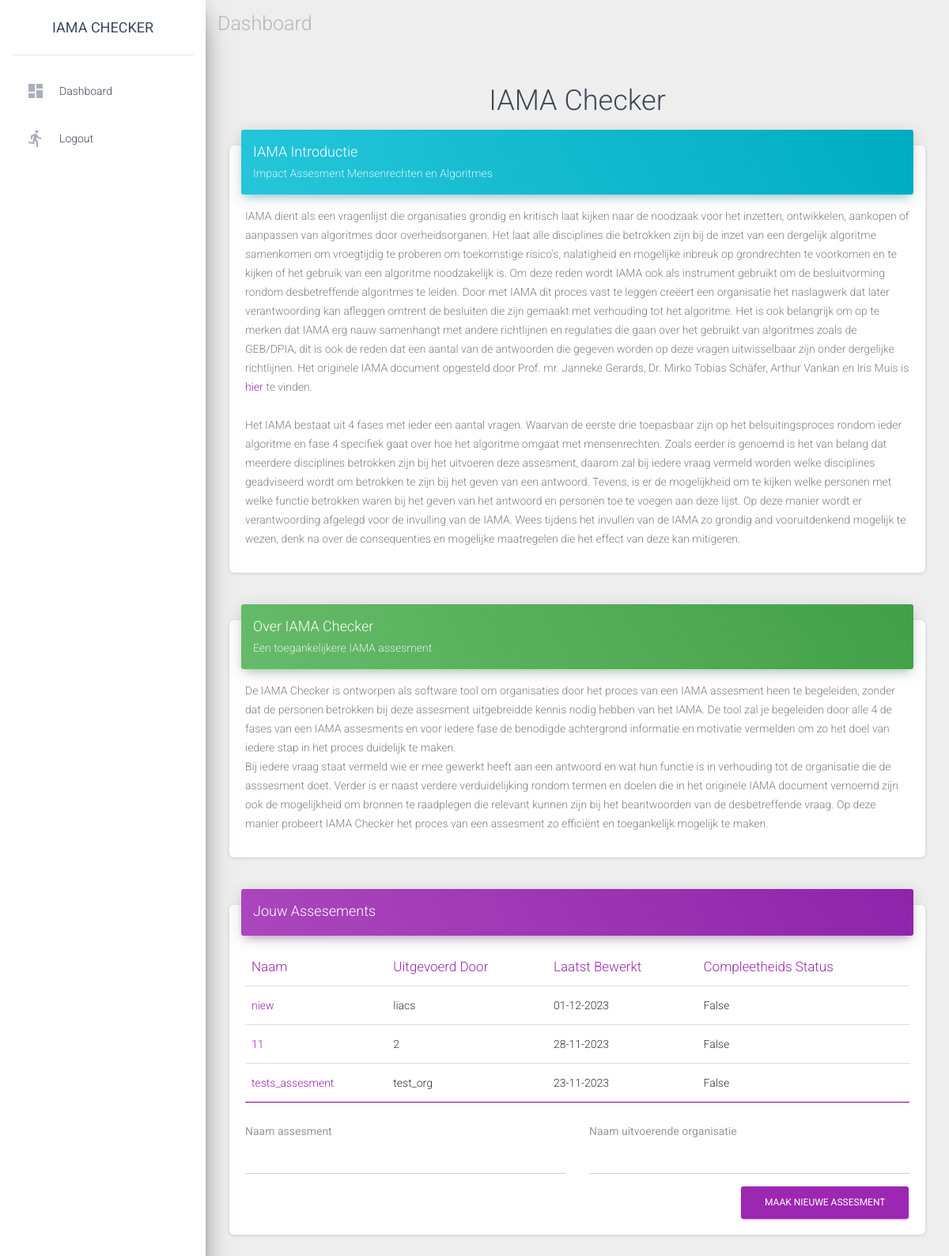
The page / (signed in) on the database as committed earlier.
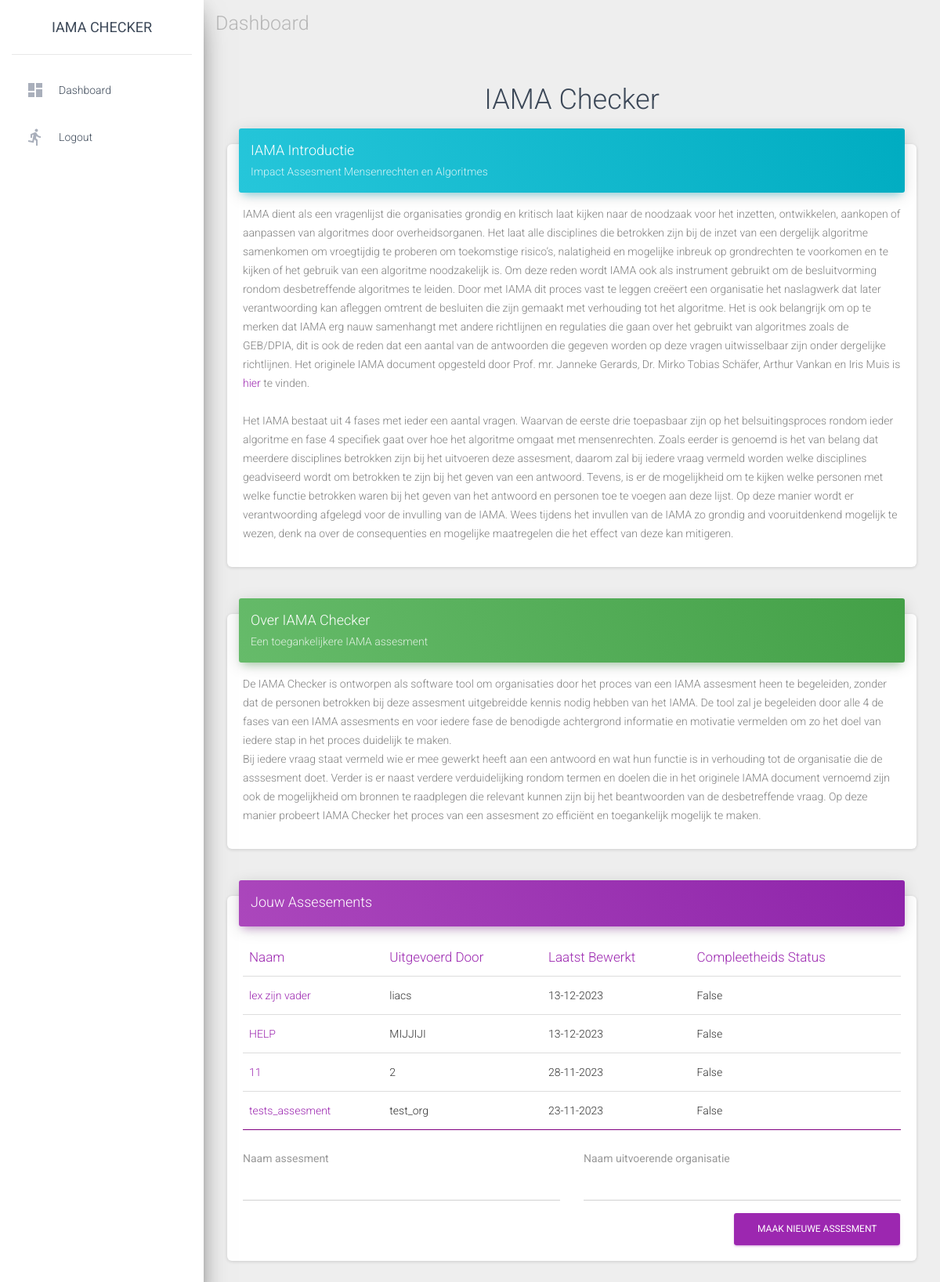
The same page on the database as committed later.
### base/models.py (models this page shows)
class Assesment(models.Model):
    name = models.CharField(max_length=40)# Name of the assesment
    organisation = models.CharField(max_length=50)# Name of the organisation performing the assesment
    complete_status = models.BooleanField(default=False)# Complete when all questions have been answered
    date_last_saved = models.DateField(auto_now=True)# Automatically saves new value when this object is saved
    user = models.ForeignKey(User, on_delete=models.CASCADE, default=user_pk_sentinel)

### base/views.py (the view)
# urls.py: path("", views.home, name="home")
@login_required
def home(request):
    assesments_list = Assesment.objects.filter(user__pk=request.user.pk).order_by("-date_last_saved")
    return render(request, "base/home.html", {"assesments_list": assesments_list})

### base/templates/base/home.html (shortened to what this page needs)
{% extends "base/base.html" %}
{% block navigation %}
Dashboard
{% endblock %}
{% block content %}
{% if user.is_authenticated %}
    <div class="row">
        <h2 class="iama">IAMA Checker</h2>
    </div>
    <div class="row">
        <div class="col-md-12">
            <div class="card">
                <div class="card-header card-header-info">
                    <h4 class="card-title">IAMA Introductie</h4>
                    <p class="card-category">Impact Assesment Mensenrechten en Algoritmes</p>
                </div>
                <div class="card-body">
                    <p style="color: grey">
                        IAMA dient als een vragenlijst die organisaties grondig en kritisch laat kijken naar de noodzaak voor het inzetten, ontwikkelen, aankopen of aanpassen van algoritmes door overheidsorganen.
                         Het laat alle disciplines die betrokken zijn bij de inzet van een dergelijk algoritme samenkomen om vroegtijdig te proberen om toekomstige risico’s, nalatigheid en mogelijke inbreuk op grondrechten te voorkomen en te kijken of het gebruik van een algoritme noodzakelijk is.
                         Om deze reden wordt IAMA ook als instrument gebruikt om de besluitvorming rondom desbetreffende algoritmes te leiden. Door met IAMA dit proces vast te leggen creëert een organisatie het naslagwerk dat later verantwoording kan afleggen omtrent de besluiten die zijn gemaakt met verhouding tot het algoritme.
                         Het is ook belangrijk om op te merken dat IAMA erg nauw samenhangt met andere richtlijnen en regulaties die gaan over het gebruikt van algoritmes zoals de GEB/DPIA, dit is ook de reden dat een aantal van de antwoorden die gegeven worden op deze vragen uitwisselbaar zijn onder dergelijke richtlijnen.
                         Het originele IAMA document opgesteld door Prof. mr. Janneke Gerards, Dr. Mirko Tobias Schäfer, Arthur Vankan en Iris Muis is <a href="https://www.rijksoverheid.nl/documenten/rapporten/2021/02/25/impact-assessment-mensenrechten-en-algoritmes">hier</a> te vinden.
                    <br>
                    <br>
                        Het IAMA bestaat uit 4 fases met ieder een aantal vragen.
                         Waarvan de eerste drie toepasbaar zijn op het belsuitingsproces rondom ieder algoritme en fase 4 specifiek gaat over hoe het algoritme omgaat met mensenrechten.
                         Zoals eerder is genoemd is het van belang dat meerdere disciplines betrokken zijn bij het uitvoeren deze assesment, daarom zal bij iedere vraag vermeld worden welke disciplines geadviseerd wordt om betrokken te zijn bij het geven van een antwoord.
                         Tevens, is er de mogelijkheid om te kijken welke personen met welke functie betrokken waren bij het geven van het antwoord en personen toe te voegen aan deze lijst.
                         Op deze manier wordt er verantwoording afgelegd voor de invulling van de IAMA.
                         Wees tijdens het invullen van de IAMA zo grondig and vooruitdenkend mogelijk te wezen, denk na over de consequenties en mogelijke maatregelen die het effect van deze kan mitigeren.
                    </p>
                </div>
            </div>
        </div>
    </div>
    <div class="row">
        <div class="col-md-12">
            <div class="card">
                <div class="card-header card-header-success">
                    <h4 class="card-title">Over IAMA Checker</h4>
                    <p class="card-category">Een toegankelijkere IAMA assesment</p>
                </div>
                <div class="card-body">
                    <p style="color: grey;">
                        De IAMA Checker is ontworpen als software tool om organisaties door het proces van een IAMA assesment heen te begeleiden, zonder dat de personen betrokken bij deze assesment uitgebreidde kennis nodig hebben van het IAMA.
                        De tool zal je begeleiden door alle 4 de fases van een IAMA assesments en voor iedere fase de benodigde achtergrond informatie en motivatie vermelden om zo het doel van iedere stap in het proces duidelijk te maken.
                        <br>
                        Bij iedere vraag staat vermeld wie er mee gewerkt heeft aan een antwoord en wat hun functie is in verhouding tot de organisatie die de asssesment doet.
                        Verder is er naast verdere verduidelijking rondom termen en doelen die in het originele IAMA document vernoemd zijn ook de mogelijkheid om bronnen te raadplegen die relevant kunnen zijn bij het beantwoorden van de desbetreffende vraag.
                        Op deze manier probeert IAMA Checker het proces van een assesment zo efficiënt en toegankelijk mogelijk te maken.
                    </p>
                </div>
            </div>
        </div>
    </div>
    <div class="row">
        <div class="col-md-12">
            <div class="card">
                <div class="card-header card-header-primary">
                    <h4 class="card-title ">Jouw Assesements</h4>
                </div>
                <div class="card-body">
                    <div class="table-responsive">
                    <table class="table iama-bottom-border">
                        <thead class=" text-primary">
                        <th>
                            Naam
                        </th>
                        <th>
                            Uitgevoerd Door
                        </th>
                        <th>
                            Laatst Bewerkt
                        </th>
                        <th>
                            Compleetheids Status
                        </th>
                        </thead>
                        <tbody>
                        {% for item in assesments_list %}
                        <tr>
                            <td>
                            <a href="{% url 'base:detail' item.id %}">{{ item.name }}</a>
                            </td>
                            <td>
                            {{ item.organisation }}
                            </td>
                            <td>
                            {{ item.date_last_saved|date:"d-m-Y" }}
                            </td>
                            <td>
                            {{ item.complete_status }}
                            </td>
                        </tr>
                        {% endfor %}
                        </tbody>
                    </table>
                    </div>
                    <form action="{% url 'base:create_assesment' %}" method="post">
                        <div class="row">
                            <div class="col-md-6">
                                <div class="form-group">
                                    <label class="bmd-label-floating">Naam assesment</label>
                                    <input type="text" class="form-control" name="name">
                                </div>
                            </div>
                            <div class="col-md-6">
                                <div class="form-group">
                                    <label class="bmd-label-floating">Naam uitvoerende organisatie</label>
                                    <input type="text" class="form-control" name="organisation">
                                </div>
                            </div>
                        </div>
                        <button type="submit" class="btn btn-primary pull-right">Maak nieuwe assesment</button>
                        <div class="clearfix"></div>
                    </form>
                </div>
            </div>
        </div>
    </div>
{% endif %}
{% endblock %}

### base/templates/base/base.html (shortened to what this page needs)
{% load static %}
 <!DOCTYPE html>
 <html lang="en">
 <head>
   <link rel="stylesheet" href="https://maxcdn.bootstrapcdn.com/font-awesome/latest/css/font-awesome.min.css">
   <link href="{% static 'base/material-dashboard.css' %}" rel="stylesheet" />
 </head>
 <body class="">
   <div class="wrapper ">
     {% include 'base/sidebar.html' %}
     <div class="main-panel">
      <nav class="navbar navbar-expand-lg navbar-transparent navbar-absolute fixed-top ">
        <div class="container-fluid">
          <div class="navbar-wrapper">
            <div class="navbar-text" style="color: grey; opacity: 0.5;">{% block navigation %}{% endblock %}
            </div>
          </div>
        </div>
    </nav>
       <div class="content">
         <div class="container-fluid">
           {% block content %}{% endblock content %}
         </div>
       </div>
     </div>
   </div>
 </body>
 </html>

### base/templates/base/sidebar.html
<div class="sidebar" data-color="purple" data-background-color="white">
    <div class="logo">
      <div class="simple-text logo-normal">IAMA Checker</div>
    </div>
    <div class="sidebar-wrapper">
      <ul class="nav">
      {% if request.user.is_authenticated %}
        <li class="nav-item {% if 'index' in segment %} active {% endif %}">
          <a class="nav-link" href="/">
            <i class="material-icons">dashboard</i>
            <p>Dashboard</p>
          </a>
        </li>
        <li class="nav-item ">
          <a class="nav-link" href="{% url 'logout' %}" >
            <i class="material-icons">directions_run</i>
            <p>Logout</p>
          </a>
        </li>
      {% endif %}
      </ul>
    </div>
  </div>

Rows that differ between the two databases and show on the page:
changed Assesment "liacs": name "niew" → "lex zijn vader"; date_last_saved "01-12-2023" → "13-12-2023"
added Assesment: name "HELP", organisation "MIJJIJI", date_last_saved "13-12-2023", complete_status "False"
